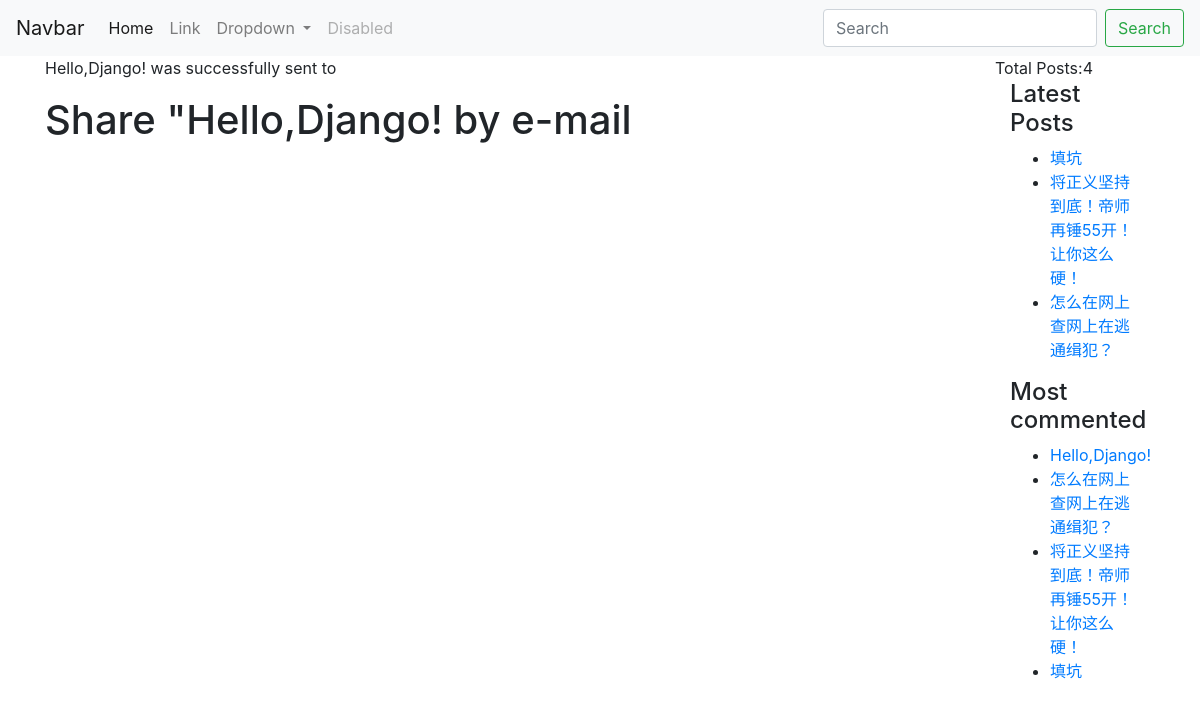
Screenshot of /blog/1/share/ with the database file from the repository.
### blog/models.py (models this page shows, shortened)
class Post(models.Model):
    STATUS_CHOICES = (
        ('draft', 'Draft'),
        ('published', 'Published'),
    )
    title = models.CharField(max_length=255)
    slug = models.SlugField(max_length=255,
                            unique_for_date='publish')
    author = models.ForeignKey(User, on_delete=models.CASCADE,related_name='blog_posts')
    body = models.TextField()
    publish = models.DateTimeField(default=timezone.now)
    created = models.DateTimeField(auto_now_add=True)
    updated = models.DateTimeField(auto_now_add=True)
    status = models.CharField(max_length=10,
                              choices=STATUS_CHOICES,
                              default='draft')
    class Meta:
        ordering = ('-publish',)
    def get_absolute_url(self):
        return reverse('blog:post_detail',
                       args=[self.publish.year,
                             self.publish.strftime('%m'),
                             self.publish.strftime('%d'),
                             self.slug])
    objects = models.Manager()
    published = PublishedManager()
    tags = TaggableManager()

### blog/views.py (the view)
# urls.py: url(r'^(?P<post_id>\d+)/share/$', views.post_share,
def post_share(request, post_id):
    post = get_object_or_404(Post, id=post_id, status='published')
    cd = None
    if request.method == 'POST':
        form = EmailPostForm(request.POST)
        if form.is_valid():
            cd = form.changed_data
    else:
        form = EmailPostForm()
    return render(request, 'blog/post/share.html',
                  {'post': post, 'form': form, 'cd': cd})

### blog/forms.py
class EmailPostForm(forms.Form):
    name = forms.CharField(max_length=25)
    email = forms.EmailField()
    to = forms.EmailField()
    comment = forms.CharField(required=False, widget=forms.Textarea)

### blog/models.py (called while the page is built)
    def get_queryset(self):
        return super(PublishedManager, self).get_queryset().filter(status='published')

### blog/templatetags/blog_tags.py (called while the page is built)
@register.simple_tag
def total_posts():
    return Post.published.count()

@register.inclusion_tag('blog/post/latest_posts.html')
def show_latest_posts(count=5):
    latest_posts = Post.published.order_by('-publish')[:count]
    return {'latest_posts': latest_posts}

@register.simple_tag
def get_most_commented_posts(count=5):
    return Post.published.annotate(total_comments=Count('comments')).order_by('-total_comments')[:count]

### blog/templates/blog/post/share.html (shortened to what this page needs)
{% extends "blog/base.html" %}
{% block content %}
    {% if send %}
<form action="." method="post" class="">
    {% csrf_token %}
    {% for field in form %}
    <div class="form-group">
        {{ field.label_tag }} {{ field  }}
    </div>
    {% endfor %}
    <input type="submit" value="Send" >
</form>
<h1>Email successfully sent</h1>
{% else %}
    <p>
        {{ post.title }} was successfully sent to
    </p>
<h1>Share "{{ post.title }} by e-mail</h1>
    {% endif %}
{% endblock %}

### blog/templates/blog/base.html (shortened to what this page needs)
{% load staticfiles %}
{% load blog_tags %}
<!DOCTYPE html>
<html>
<head>
    <link href="{% static 'css/blog.css' %}" rel="stylesheet">
    <link href="{% static 'bootstrap-4.0.0-dist/css/bootstrap.min.css' %}" rel="stylesheet">
</head>
<body>
{% include "blog/nav.html" %}
<div class="container">
    <div class="row">
        <div class="col-md-10">
            {% block content %}
            {% endblock %}
        </div>
        <div class="col-md-2">
            Total Posts:{% total_posts %}
            <div class="col-md-12">
                {% show_latest_posts 3 %}
            </div>
            <div class="col-md-12">
                <h4>Most commented</h4>
                <ul>
                    {% get_most_commented_posts as most_commented_posts %}
                    {% for comment_post in most_commented_posts %}
                    <li>
                        <a href="{{ comment_post.get_absolute_url }}">
                            {{ comment_post.title }}
                        </a>
                    </li>
                    {% endfor %}
                </ul>
            </div>
        </div>
    </div>
</div>
</body>
</html>

### blog/templates/blog/post/latest_posts.html
<h4>Latest Posts</h4>
<ul>
    {% for post in latest_posts %}
    <li>
        <a href="{{ post.get_absolute_url }}">{{post.title}}</a>
    </li>
    {% endfor %}
</ul>

### rows the page displays
Post: title "Hello,Django!"
Post: title "填坑"
Post: title "将正义坚持到底！帝师再锤55开！让你这么硬！"
Post: title "怎么在网上查网上在逃通缉犯？"
